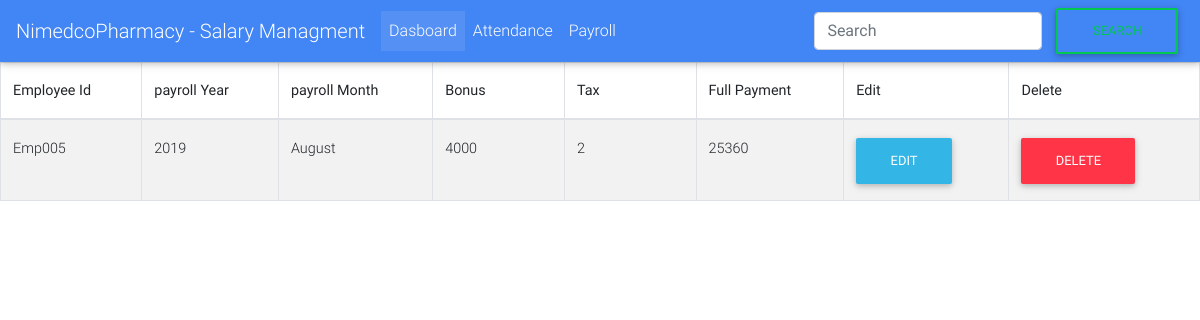
The page /salary_attendance_view.php on the database its author committed.
### tables this page shows
CREATE TABLE `salary_payslip` (
  `payslipId` int(6) UNSIGNED NOT NULL,
  `empId` varchar(30) NOT NULL,
  `payrollYear` year(4) NOT NULL,
  `payrollMonth` varchar(30) NOT NULL,
  `bonus` double NOT NULL,
  `panelties` double NOT NULL,
  `tax` double NOT NULL,
  `otPayment` double NOT NULL,
  `dayPayment` double NOT NULL,
  `fullPayment` double NOT NULL,
  `payslip_gdate` timestamp NOT NULL DEFAULT CURRENT_TIMESTAMP ON UPDATE CURRENT_TIMESTAMP
);

### salary_attendance_view.php (the view, shortened to what this page needs)
<!DOCTYPE html>
<html lang="en">
<head>
  <link rel="stylesheet" href="https://use.fontawesome.com/releases/v5.8.2/css/all.css">
  <link href="css/bootstrap.min.css" rel="stylesheet">
  <link href="css/mdb.min.css" rel="stylesheet">
  <link href="css/style.css" rel="stylesheet">
  </head>
<body>
<nav class="navbar navbar-expand-lg navbar-dark primary-color">
    <a class="navbar-brand" href="index.html">NimedcoPharmacy - Salary Managment</a>
    <div class="collapse navbar-collapse" id="basicExampleNav">
      <ul class="navbar-nav mr-auto">
        <li class="nav-item active">
          <a class="nav-link" href="salary_dashboard.php">Dasboard
          </a>
        </li>
        <li class="nav-item">
          <a class="nav-link" href="salary_attendance_view.php">Attendance</a>
        </li>
        <li class="nav-item">
          <a class="nav-link" href="salary_payroll.php">Payroll</a>
        </li>
      </ul>
      <form class="form-inline my-2 my-lg-0 align-self-stretch">
          <input class="form-control mr-sm-2" type="search" placeholder="Search" aria-label="Search">
          <button class="btn btn-outline-success my-2 my-sm-0" type="submit">Search</button>
        </form>
    </div>
  </nav>
</head>
<body>
<?php
          $mysqli = new mysqli('localhost', 'root', '', 'adminpanel') or die (mysqli_error($mysqli));
          $result = $mysqli->query("SELECT * FROM salary_payslip") or die($mysqli->error);
          ?>
        <table id="dtBasicExample" class="table table-striped table-bordered" cellspacing="0" width="100%">
            <thead>
              <tr>
                <th class="th-sm">Employee Id
                </th>
                <th class="th-sm">payroll Year
                </th>
                <th class="th-sm">payroll Month
                </th>
                <th class="th-sm">Bonus
                </th>
                <th class="th-sm">Tax
                </th>
                <th class="th-sm">Full Payment
                </th>
                <th class="th-sm">Edit
                </th>
                <th class="th-sm">Delete
                </th>
              </tr>
            </thead>
            <?php
              while ($row = $result->fetch_assoc()):?>
              <tr>
                  <td><?php echo $row['empId']; ?></td>
                  <td><?php echo $row['payrollYear']; ?></td>
                  <td><?php echo $row['payrollMonth']; ?></td>
                  <td><?php echo $row['bonus']; ?></td>
                  <td><?php echo $row['tax']; ?></td>
                  <td><?php echo $row['fullPayment']; ?></td>
                  <td><a href="#?edit=<?php echo $row['id']; ?>"  class="btn btn-info">Edit</a></td>
                  <td><a href="#?delete=<?php echo $row['id']; ?>" class="btn btn-danger">Delete</a></td>
              </tr>
                  <?php endwhile; ?>
            </table>
</body>
</html>

### rows shown on the page
salary_payslip: empId "Emp005", payrollYear "2019", payrollMonth "August", bonus "4000", tax "2", fullPayment "25360"
